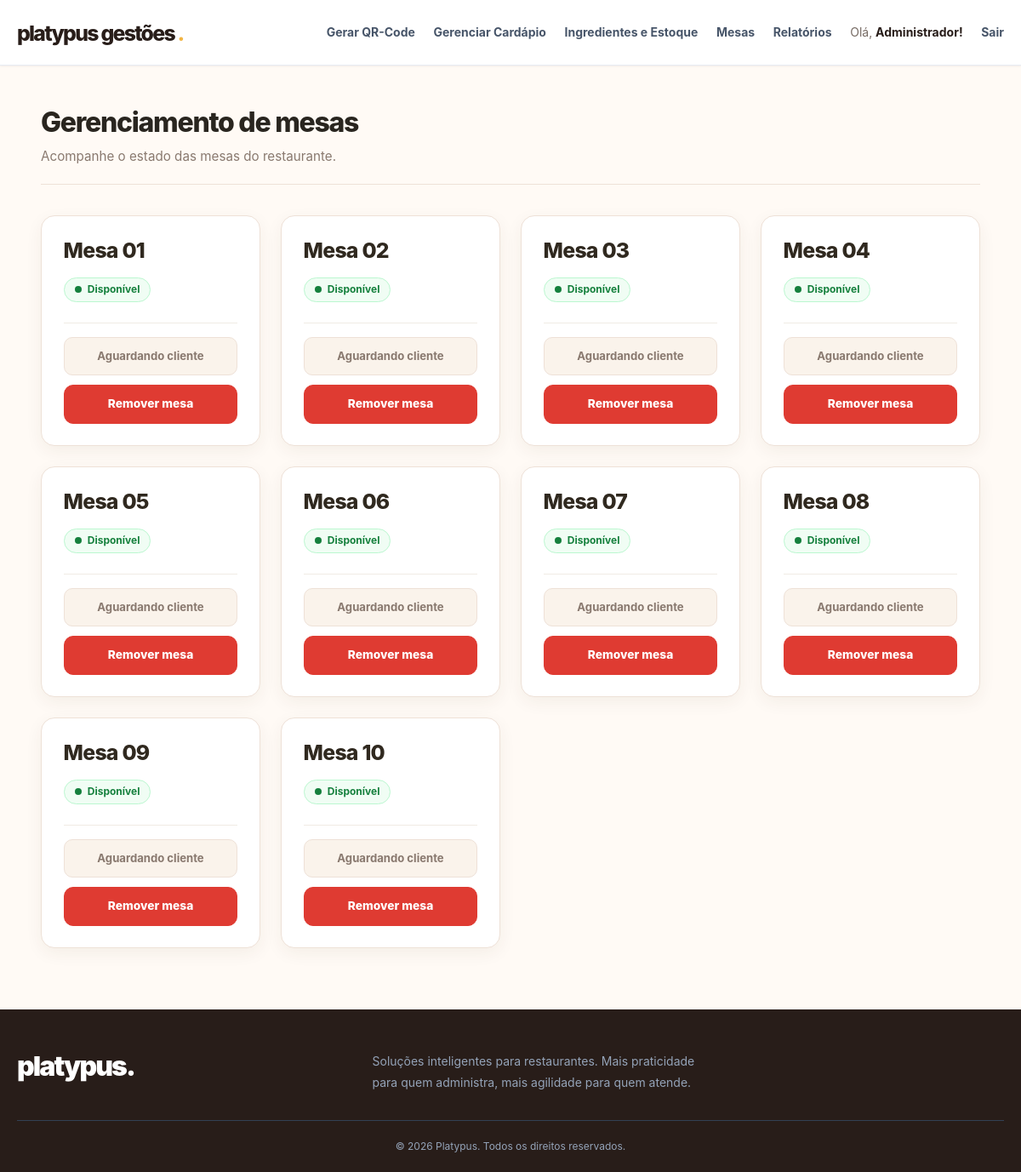
/router.php?pagina=mesas (signed in), run on the app's committed database.
### tables this page shows
CREATE TABLE IF NOT EXISTS dining_tables (
        id INT(10) UNSIGNED NOT NULL AUTO_INCREMENT,
        table_number VARCHAR(30) NOT NULL,
        qr_token CHAR(36) NOT NULL,
        status ENUM('AVAILABLE','OCCUPIED','INACTIVE')
            NOT NULL DEFAULT 'AVAILABLE',
        session_started_at DATETIME DEFAULT NULL,
        created_at DATETIME NOT NULL DEFAULT CURRENT_TIMESTAMP,

        PRIMARY KEY (id),
        UNIQUE KEY table_number (table_number),
        UNIQUE KEY qr_token (qr_token)
    );

### router.php (called while the page is built, shortened)
<?php
require_once __DIR__ . '/controller/user.controller.php';
$page = strtolower(trim((string) ($_GET['pagina'] ?? $_GET['page'] ?? 'dashboard')));
$page = str_replace('_', '-', $page);
$currentRoute = $routes[$page];
$menusByRole = [
    'ADMIN' => [
        'gerar-qrcode' => 'Gerar QR-Code',
        'cardapio/admin' => 'Gerenciar Cardápio',
        'ingredientes' => 'Ingredientes e Estoque',
        'mesas' => 'Mesas',
        'relatorios' => 'Relatórios',
        'novo-usuario' => 'Novo Usuário'
    ],
    'KITCHEN' => [
        'monitor-cozinha' => 'Monitor de Pedidos',
        'estoque-rapido' => 'Estoque Rápido'
    ],
    'ATTENDANT' => [
        'pedidos-prontos' => 'Pedidos Prontos',
        'chamados-mesa' => 'Chamados das Mesas',
        'mesas' => 'Mesas'
    ]
];
$menuLinks = [];
if (isAuthenticated()) {
    $currentRole = $_SESSION['user_role'] ?? '';
    if (isset($menusByRole[$currentRole])) {
        foreach ($menusByRole[$currentRole] as $menuRoute => $menuLabel) {
            if (
                !isset($routes[$menuRoute])
                || $routes[$menuRoute]['public']
            ) {
                continue;
            }
            $menuRole = $routes[$menuRoute]['roles'];
            if (
                $menuRole === null
                || (
                    is_array($menuRole)
                    && in_array($currentRole, $menuRole, true)
                )
                || $menuRole === $currentRole
            ) {
                $menuLinks[] = [
                    'label' => $menuLabel,
                    'url' => '/platypus_gestoes/router.php?pagina='
                    . urlencode($menuRoute)
                ];
            }
        }
    }
}
if ($page === 'mesas') {
    require_once __DIR__ . '/controller/table.controller.php';
    $tables = getDiningTables();
}
$viewPath = __DIR__ . '/' . $currentRoute['file'];
require $viewPath;

### controller/user.controller.php (called while the page is built, shortened)
<?php
function isAuthenticated(): bool
{
    return isset($_SESSION['auth']) && $_SESSION['auth'] === true;
}

### controller/table.controller.php (called while the page is built, shortened)
<?php
function getDiningTables(): array
{
    $pdo = getDatabaseConnection();
    $stmt = $pdo->query("
        SELECT *
        FROM dining_tables
        ORDER BY table_number ASC
    ");
    return $stmt->fetchAll(PDO::FETCH_ASSOC);
}

### view/public/admin/table.admin.php (the view, shortened to what this page needs)
<?php
$tables = $tables ?? [];
$csrfToken = $_SESSION['csrf_token'] ?? '';
?>
<!DOCTYPE html>
<html lang="pt-BR">
<head>
    <link rel="stylesheet" href="/platypus_gestoes/view/public/assets/css/style.css?v=12">
</head>
<body>
    <?php require_once __DIR__ . '/../../includes/header.php'; ?>
    <main class="table-management">
        <section class="page-header">
            <h1>Gerenciamento de mesas</h1>
            <p>Acompanhe o estado das mesas do restaurante.</p>
        </section>
        <section class="table-grid">
            <?php if (empty($tables)): ?>
                <p>Nenhuma mesa cadastrada.</p>
            <?php else: ?>
                <?php foreach ($tables as $table): ?>
                    <?php
                    $status = $table['status'];
                    $statusLabels = [
                        'AVAILABLE' => 'Disponível',
                        'OCCUPIED' => 'Ocupada',
                        'INACTIVE' => 'Inativa'
                    ];
                    $statusLabel = $statusLabels[$status] ?? 'Desconhecido';
                    $statusClass = strtolower($status);
                    ?>
                    <article class="table-card">
                        <div class="table-card-header">
                            <h2>
                                Mesa <?= htmlspecialchars(
                                    (string) $table['table_number'],
                                    ENT_QUOTES,
                                    'UTF-8'
                                ) ?>
                            </h2>
                            <span class="table-status table-status-<?= htmlspecialchars(
                                $statusClass,
                                ENT_QUOTES,
                                'UTF-8'
                            ) ?>">
                                <?= htmlspecialchars(
                                    $statusLabel,
                                    ENT_QUOTES,
                                    'UTF-8'
                                ) ?>
                            </span>
                        </div>
                        <div class="table-card-actions">
                            <?php if ($status === 'OCCUPIED'): ?>
                                <form
                                    method="POST"
                                    action="/platypus_gestoes/router.php?pagina=mesas"
                                    onsubmit="return confirm('Tem certeza de que deseja liberar esta mesa?');"
                                >
                                    <input
                                        type="hidden"
                                        name="csrf_token"
                                        value="<?= htmlspecialchars($csrfToken, ENT_QUOTES, 'UTF-8') ?>"
                                    >
                                    <input
                                        type="hidden"
                                        name="table_id"
                                        value="<?= (int) $table['id'] ?>"
                                    >
                                    <input
                                        type="hidden"
                                        name="action"
                                        value="release-table"
                                    >
                                    <button type="submit">
                                        Liberar mesa
                                    </button>
                                </form>
                            <?php elseif ($status === 'AVAILABLE'): ?>
                                <span class="table-action-info">
                                    Aguardando cliente
                                </span>
                            <?php else: ?>
                                <span class="table-action-info">
                                    Mesa indisponível
                                </span>
                            <?php endif; ?>
                            <?php if ($status !== 'OCCUPIED'): ?>
                                <form
                                    method="POST"
                                    action="/platypus_gestoes/router.php?pagina=mesas"
                                    onsubmit="return confirm('Tem certeza de que deseja remover esta mesa? Essa ação não poderá ser desfeita.');"
                                >
                                    <button
                                        type="submit"
                                        class="table-remove-button"
                                    >
                                        Remover mesa
                                    </button>
                                </form>
                            <?php endif; ?>
                        </div>
                    </article>
                <?php endforeach; ?>
            <?php endif; ?>
        </section>
    </main>
    <?php require_once __DIR__ . '/../../includes/footer.php'; ?>
</body>
</html>

### view/includes/header.php (shortened to what this page needs)
<?php
require_once __DIR__ . '/../../controller/user.controller.php';
$isLogged = isAuthenticated();
$userName = $_SESSION['user_name'] ?? '';
$menuLinks = isset($menuLinks) && is_array($menuLinks)
    ? $menuLinks
    : [];
?>
<header id="header">
    <div class="header-container">
        <div class="header-brand">
            <a href="/platypus_gestoes/router.php?pagina=dashboard">
                platypus gestões
            </a>
        </div>
        <nav class="header-nav">
            <?php if ($isLogged): ?>
                <?php foreach ($menuLinks as $link): ?>
                    <a
                        href="<?= htmlspecialchars(
                            (string) $link['url'],
                            ENT_QUOTES,
                            'UTF-8'
                        ) ?>"
                    >
                        <?= htmlspecialchars(
                            (string) $link['label'],
                            ENT_QUOTES,
                            'UTF-8'
                        ) ?>
                    </a>
                <?php endforeach; ?>
                <span class="header-user">
                    Olá,
                    <strong>
                        <?= htmlspecialchars(
                            (string) $userName,
                            ENT_QUOTES,
                            'UTF-8'
                        ) ?>!
                    </strong>
                </span>
                <a href="/platypus_gestoes/router.php?action=logout">
                    Sair
                </a>
            <?php endif; ?>
        </nav>
    </div>
</header>

### view/includes/footer.php
 <footer>
     <div class="footer-content">
         <div class="footer-brand">
             <h2>platypus.</h2>
         </div>
<div class="footer-brand">
	 <p>
                 Soluções inteligentes para restaurantes.
                 Mais praticidade para quem administra,
                 mais agilidade para quem atende.
             </p>
</div>
     </div>
     <div class="copyright">
         © 2026 Platypus. Todos os direitos reservados.
     </div>
 </footer>

### data on the page
dining_tables: table_number "01", status "Disponível", shows "Aguardando cliente"
dining_tables: table_number "02", status "Disponível", shows "Aguardando cliente"
dining_tables: table_number "03", status "Disponível", shows "Aguardando cliente"
dining_tables: table_number "04", status "Disponível", shows "Aguardando cliente"
dining_tables: table_number "05", status "Disponível", shows "Aguardando cliente"
dining_tables: table_number "06", status "Disponível", shows "Aguardando cliente"
dining_tables: table_number "07", status "Disponível", shows "Aguardando cliente"
dining_tables: table_number "08", status "Disponível", shows "Aguardando cliente"
dining_tables: table_number "09", status "Disponível", shows "Aguardando cliente"
dining_tables: table_number "10", status "Disponível", shows "Aguardando cliente"

### other printed values
$link['label'] "Gerar QR-Code"
$link['label'] "Gerenciar Cardápio"
$link['label'] "Ingredientes e Estoque"
$link['label'] "Mesas"
$link['label'] "Relatórios"
$userName "Administrador"
